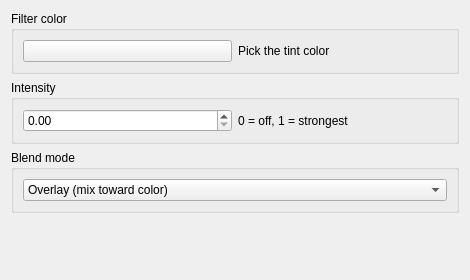
<?xml version="1.0" encoding="UTF-8"?>
<ui version="4.0">
 <class>Form</class>
 <widget class="QWidget" name="Form">
  <property name="geometry">
   <rect>
    <x>0</x>
    <y>0</y>
    <width>470</width>
    <height>280</height>
   </rect>
  </property>
  <layout class="QVBoxLayout" name="verticalLayout">
   <item>
    <widget class="QGroupBox" name="groupColor">
     <property name="title">
      <string>Filter color</string>
     </property>
     <layout class="QHBoxLayout" name="horizontalLayout">
      <item>
        <widget class="TintColorButton" name="kcfg_tintColor">
         <property name="toolTip">
          <string>The color used to tint the whole screen (e.g. warm amber for night-time eye comfort)</string>
         </property>
        </widget>
      </item>
      <item>
       <widget class="QLabel" name="labelColor">
        <property name="text">
         <string>Pick the tint color</string>
        </property>
        <property name="wordWrap">
         <bool>true</bool>
        </property>
       </widget>
      </item>
     </layout>
    </widget>
   </item>
   <item>
    <widget class="QGroupBox" name="groupStrength">
     <property name="title">
      <string>Intensity</string>
     </property>
     <layout class="QHBoxLayout" name="horizontalLayout_2">
      <item>
       <widget class="QDoubleSpinBox" name="kcfg_intensity">
        <property name="minimum">
         <double>0.0</double>
        </property>
        <property name="maximum">
         <double>1.0</double>
        </property>
        <property name="singleStep">
         <double>0.05</double>
        </property>
        <property name="toolTip">
         <string>0 = no effect, 1 = full strength</string>
        </property>
       </widget>
      </item>
      <item>
       <widget class="QLabel" name="labelStrength">
        <property name="text">
         <string>0 = off, 1 = strongest</string>
        </property>
       </widget>
      </item>
     </layout>
    </widget>
   </item>
   <item>
    <widget class="QGroupBox" name="groupMode">
     <property name="title">
      <string>Blend mode</string>
     </property>
     <layout class="QHBoxLayout" name="horizontalLayout_3">
      <item>
       <widget class="QComboBox" name="kcfg_blendMode">
        <item>
         <property name="text">
          <string>Overlay (mix toward color)</string>
         </property>
        </item>
        <item>
         <property name="text">
          <string>Multiply (darken channels)</string>
         </property>
        </item>
       </widget>
      </item>
     </layout>
    </widget>
   </item>
   <item>
    <spacer name="verticalSpacer">
     <property name="orientation">
      <enum>Qt::Vertical</enum>
     </property>
     <property name="sizeHint" stdset="0">
      <size>
       <width>20</width>
       <height>40</height>
      </size>
     </property>
    </spacer>
   </item>
  </layout>
 </widget>
  <customwidgets>
   <customwidget>
    <class>TintColorButton</class>
    <extends>QPushButton</extends>
    <header>TintColorButton.h</header>
   </customwidget>
  </customwidgets>
 <resources/>
 <connections/>
</ui>
